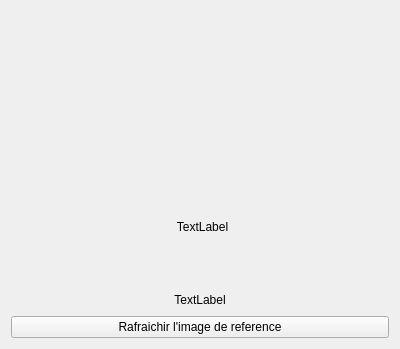
<?xml version="1.0" encoding="UTF-8"?>
<ui version="4.0">
 <class>MainWindow</class>
 <widget class="QWidget" name="MainWindow">
  <property name="geometry">
   <rect>
    <x>0</x>
    <y>0</y>
    <width>400</width>
    <height>349</height>
   </rect>
  </property>
  <property name="sizeIncrement">
   <size>
    <width>0</width>
    <height>0</height>
   </size>
  </property>
  <property name="baseSize">
   <size>
    <width>0</width>
    <height>0</height>
   </size>
  </property>
  <property name="windowTitle">
   <string>Form</string>
  </property>
  <layout class="QVBoxLayout" name="verticalLayout">
   <item>
    <widget class="MazeWidget" name="maze" native="true"/>
   </item>
   <item>
    <widget class="QWidget" name="opencvwidget" native="true">
     <widget class="QLabel" name="imageLabel_">
      <property name="geometry">
       <rect>
        <x>1</x>
        <y>20</y>
        <width>381</width>
        <height>111</height>
       </rect>
      </property>
      <property name="text">
       <string>TextLabel</string>
      </property>
      <property name="alignment">
       <set>Qt::AlignCenter</set>
      </property>
      <property name="wordWrap">
       <bool>true</bool>
      </property>
     </widget>
    </widget>
   </item>
   <item>
    <widget class="QLabel" name="statutLabel_">
     <property name="maximumSize">
      <size>
       <width>380</width>
       <height>20</height>
      </size>
     </property>
     <property name="text">
      <string>TextLabel</string>
     </property>
     <property name="alignment">
      <set>Qt::AlignCenter</set>
     </property>
    </widget>
   </item>
   <item>
    <widget class="QPushButton" name="pushButton">
     <property name="text">
      <string>Rafraichir l'image de reference</string>
     </property>
    </widget>
   </item>
  </layout>
 </widget>
 <customwidgets>
  <customwidget>
   <class>MazeWidget</class>
   <extends>QWidget</extends>
   <header>mazewidget.h</header>
   <container>1</container>
  </customwidget>
 </customwidgets>
 <resources/>
 <connections/>
</ui>
